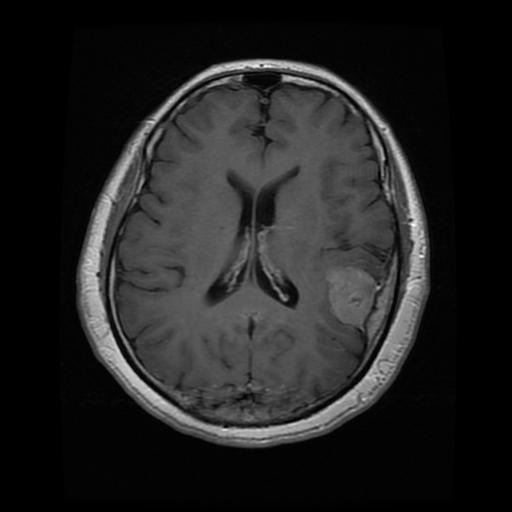
#> input picture archive_g/Training/meningioma_tumor/m (129).jpg, 512 x 512 px, found by its file name
$ jupyter execute --allow-errors Random_Forest.ipynb
#> lines starting #> are read from the running program, lines starting #| are printed output that depends on the picture
[cell 1]
import time
import urllib
import os.path
import sys
import os
import numpy as np
import matplotlib.pylab as plt
from os import listdir
import numpy as np
from PIL import Image
from sklearn.ensemble import RandomForestClassifier
from sklearn.metrics import confusion_matrix
from sklearn.metrics import ConfusionMatrixDisplay
import matplotlib.pyplot as plt

[cell 2]
path = os.path.join(os.getcwd(), "archive_g\Training")
images = []
classifiers = []
useGlioma = False #Do you want to use the glioma tumor data? The test set is very flawed for reasons described in the paper.
depth = 50
if(useGlioma):
    depth = 15

[cell 3]
#Preprocesses glioma tumors
gliomaPath = os.path.join(path, 'glioma_tumor')
if useGlioma:
    files = os.listdir(gliomaPath)
    for file in files:
        try:
            with Image.open(gliomaPath + '\\' + file).convert('L') as image:
                image = image.resize((200, 200))
                images.append(np.asarray(image).flatten())
                image = image.rotate(90)
                images.append(np.asarray(image).flatten())
                image = image.rotate(90)
                images.append(np.asarray(image).flatten())
                image = image.rotate(90)
                images.append(np.asarray(image).flatten())
                classifiers.append(3)
                classifiers.append(3)
                classifiers.append(3)
                classifiers.append(3)
        except FileNotFoundException:
            print(file)
            break

#Preprocesses meningioma tumors
meningPath = os.path.join(path, 'meningioma_tumor')
files = os.listdir(meningPath)
for file in files:
    try:
        with Image.open(meningPath + '\\' + file).convert('L') as image:
            image = image.resize((200, 200))
#> image: PIL image 200x200 L
            images.append(np.asarray(image).flatten())
            classifiers.append(2)
    except FileNotFoundException:
        print(file)
        break

#Preprocesses no tumor data
noTumorPath = os.path.join(path, 'no_tumor')
#> (the rest of this cell did not finish here and is left out)

[cell 4]
rf = RandomForestClassifier(max_depth = depth, random_state = 912983)

[cell 5]
rf.fit(images, classifiers)

[cell 6]
#Preprocesses all testing data.
path = os.path.join(os.getcwd(), "archive_g\Testing")
testImages = []
testClassifiers = []

if useGlioma:
    gliomaPath = os.path.join(path, 'glioma_tumor')
    files = os.listdir(gliomaPath)
    for file in files:
        try:
            with Image.open(gliomaPath + '\\' + file).convert('L') as image:
                image = image.resize((200,200))
                testImages.append(np.asarray(image).flatten())
                testClassifiers.append(3)
        except FileNotFoundException:
            print(file)
            break

meningPath = os.path.join(path, 'meningioma_tumor')
files = os.listdir(meningPath)
for file in files:
    try:
        with Image.open(meningPath + '\\' + file).convert('L') as image:
            image = image.resize((200,200))
            testImages.append(np.asarray(image).flatten())
            testClassifiers.append(2)
    except FileNotFoundException:
        print(file)
        break

noTumorPath = os.path.join(path, 'no_tumor')
#> (the rest of this cell did not finish here and is left out)

[cell 7]
rf.score(testImages, testClassifiers) #Outputs accuracy
#> Out = 1

[cell 8]
plt.xlabel('Value of encoding of classifier')
plt.ylabel('Number of test set classified')
plt.title('Classifications of Test Data')
bins = 3
if useGlioma:
    bins = 4
plt.hist(rf.predict(testImages), bins = bins, rwidth = 0.8)
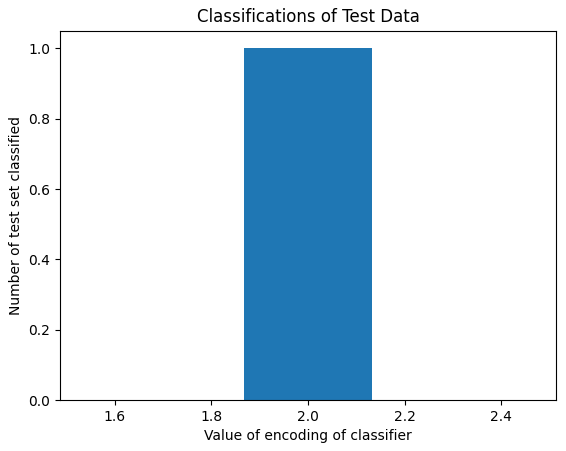
#> figure drawn by matplotlib, 1 panel; tallest bar 1 high, from x = 1.87 to 2.13

[cell 9]
predictions = rf.predict(testImages)
#> predictions = [2]
cMatrix = confusion_matrix(y_true = testClassifiers, y_pred = predictions)
#> cMatrix = [1]

labels = ['No tumor', 'Pituitary', 'Meningioma']
if useGlioma:
    labels = ['No tumor', 'Pituitary', 'Meningioma', 'Glioma']

disp = ConfusionMatrixDisplay(confusion_matrix = cMatrix, display_labels = labels)
#> (the rest of this cell did not finish here and is left out)
